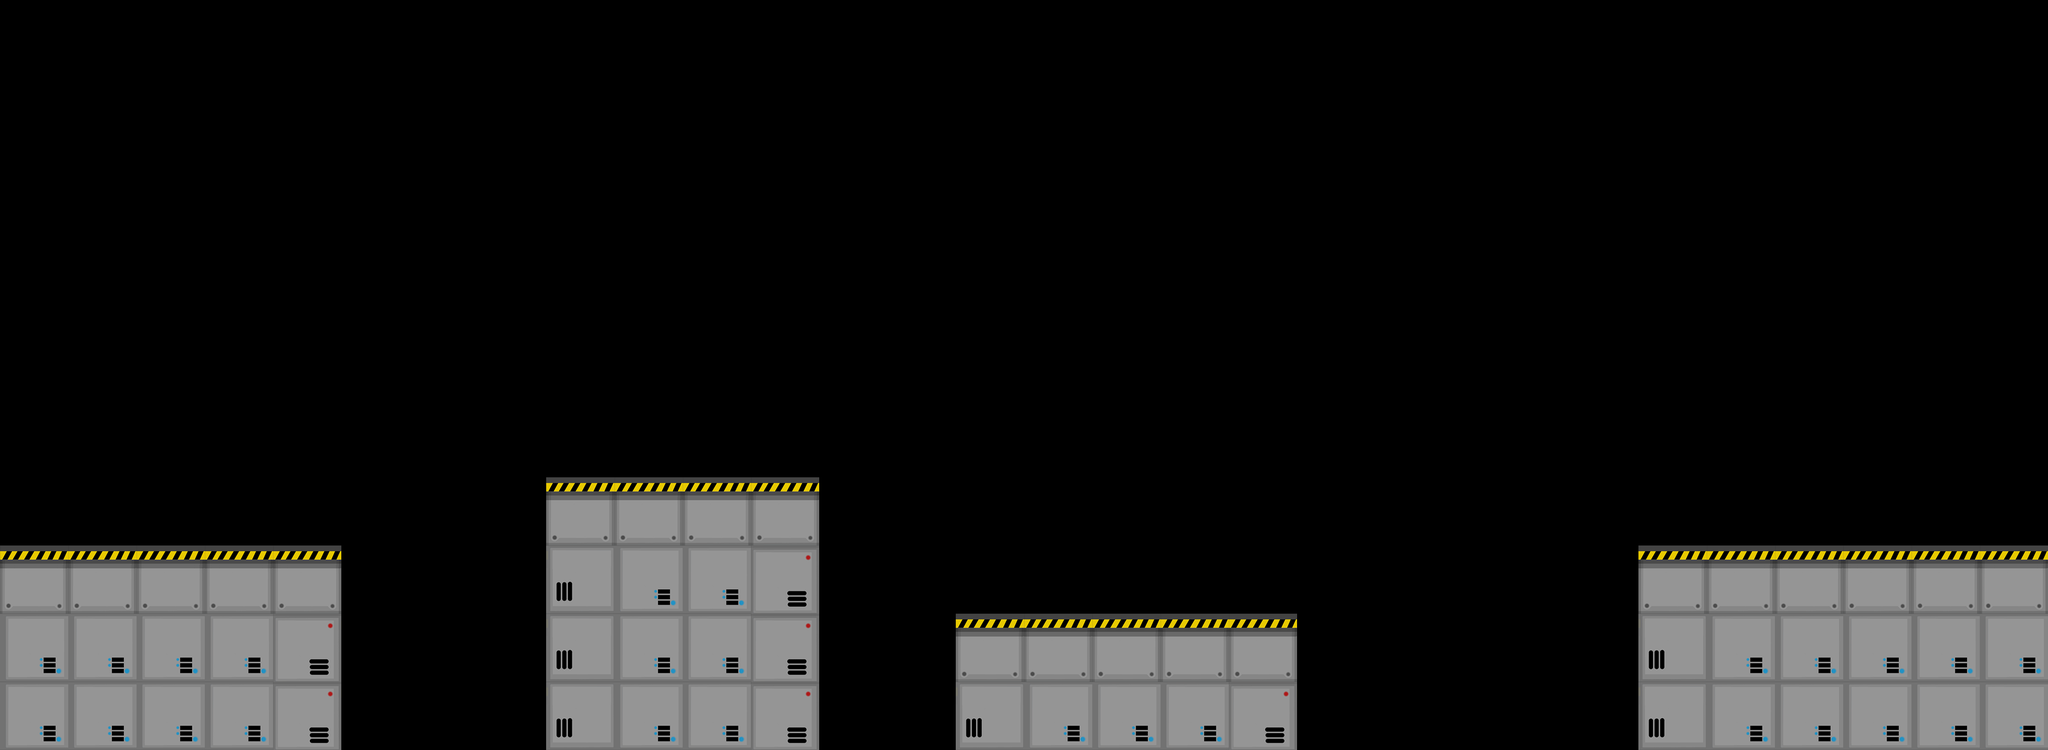

Below is a game level as drawn by its tile map, then a one-line description and the .tmx file that defines it, in full:
An orthogonal 30x11 tile map with 120x120 px tiles, 1 tile layer (solid), 2 tilesets and 35 objects (15x flyer, 15x red energy, 2x laser base, player, end portal, ...).

<map version="1.0" orientation="orthogonal" renderorder="right-down" width="30" height="11" tilewidth="120" tileheight="120">
 <tileset firstgid="1" name="tiles" tilewidth="120" tileheight="120" spacing="3" margin="3">
  <image source="res/tiles.png" width="378" height="252" />
 </tileset>
 <tileset firstgid="7" name="items" tilewidth="100" tileheight="100">
  <image source="res/items.png" width="1000" height="1000" />
 </tileset>
 <layer name="solid" width="30" height="11">
  <data encoding="csv">
0,0,0,0,0,0,0,0,0,0,0,0,0,0,0,0,0,0,0,0,0,0,0,0,0,0,0,0,0,0,
0,0,0,0,0,0,0,0,0,0,0,0,0,0,0,0,0,0,0,0,0,0,0,0,0,0,0,0,0,0,
0,0,0,0,0,0,0,0,0,0,0,0,0,0,0,0,0,0,0,0,0,0,0,0,0,0,0,0,0,0,
0,0,0,0,0,0,0,0,0,0,0,0,0,0,0,0,0,0,0,0,0,0,0,0,0,0,0,0,0,0,
0,0,0,0,0,0,0,0,0,0,0,0,0,0,0,0,0,0,0,0,0,0,0,0,0,0,0,0,0,0,
0,0,0,0,0,0,0,0,0,0,0,0,0,0,0,0,0,0,0,0,0,0,0,0,0,0,0,0,0,0,
0,0,0,0,0,0,0,0,0,0,0,0,0,0,0,0,0,0,0,0,0,0,0,0,0,0,0,0,0,0,
0,0,0,0,0,0,0,0,1,1,1,1,0,0,0,0,0,0,0,0,0,0,0,0,0,0,0,0,0,0,
1,1,1,1,1,0,0,0,2,3,3,4,0,0,0,0,0,0,0,0,0,0,0,0,1,1,1,1,1,1,
3,3,3,3,4,0,0,0,2,3,3,4,0,0,1,1,1,1,1,0,0,0,0,0,2,3,3,3,3,3,
3,3,3,3,4,0,0,0,2,3,3,4,0,0,2,3,3,3,4,0,0,0,0,0,2,3,3,3,3,3
</data>
 </layer>
 <objectgroup name="objects">
  <object name="player" gid="9" x="26" y="938" />
  <object name="end portal" gid="11" x="3302" y="910" />
  <object name="laser base" gid="13" x="726" y="1174">
   <properties>
    <property name="height" value="0.8" />
   </properties>
  </object>
  <object name="laser base" gid="13" x="2526" y="1214">
   <properties>
    <property name="height" value="0.8" />
   </properties>
  </object>
  <object name="flyer" gid="12" x="950" y="622" />
  <object name="flyer" gid="12" x="1170" y="298" />
  <object name="flyer" gid="12" x="1314" y="694" />
  <object name="flyer" gid="12" x="1542" y="242" />
  <object name="flyer" gid="12" x="1618" y="902" />
  <object name="flyer" gid="12" x="1974" y="986" />
  <object name="flyer" gid="12" x="2318" y="994" />
  <object name="flyer" gid="12" x="2710" y="930" />
  <object name="flyer" gid="12" x="2866" y="570" />
  <object name="flyer" gid="12" x="2810" y="302" />
  <object name="flyer" gid="12" x="2310" y="330" />
  <object name="flyer" gid="12" x="2050" y="630" />
  <object name="flyer" gid="12" x="1898" y="318" />
  <object name="flyer" gid="12" x="1722" y="574" />
  <object name="flyer" gid="12" x="2390" y="650" />
  <object name="red energy" gid="8" x="114" y="946" />
  <object name="red energy" gid="8" x="182" y="942" />
  <object name="red energy" gid="8" x="258" y="942" />
  <object name="red energy" gid="8" x="338" y="942" />
  <object name="red energy" gid="8" x="422" y="942" />
  <object name="red energy" gid="8" x="502" y="946" />
  <object name="background" x="80" y="84" width="48" height="52">
   <properties>
    <property name="type" value="sunset" />
   </properties>
  </object>
  <object name="red energy" gid="8" x="998" y="826" />
  <object name="red energy" gid="8" x="1122" y="826" />
  <object name="red energy" gid="8" x="1242" y="822" />
  <object name="red energy" gid="8" x="1346" y="822" />
  <object name="red energy" gid="8" x="1766" y="1062" />
  <object name="red energy" gid="8" x="1870" y="1062" />
  <object name="red energy" gid="8" x="1982" y="1054" />
  <object name="red energy" gid="8" x="2066" y="1050" />
  <object name="red energy" gid="8" x="2174" y="1058" />
 </objectgroup>
</map>